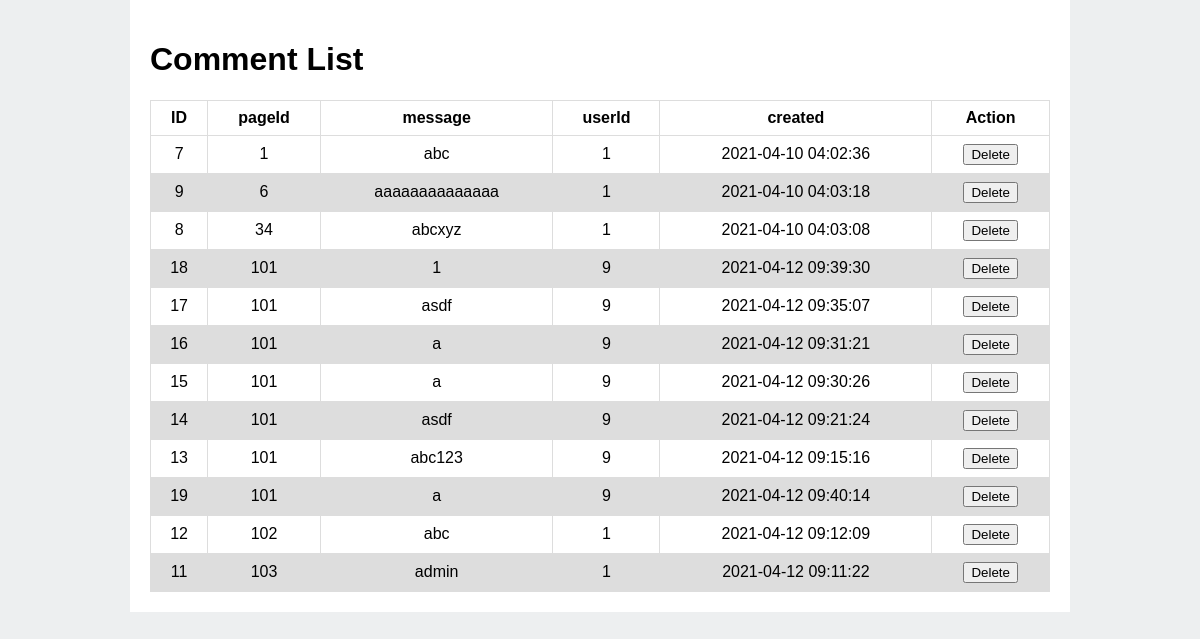
Before: /admin/CommentList.php with the older database file.
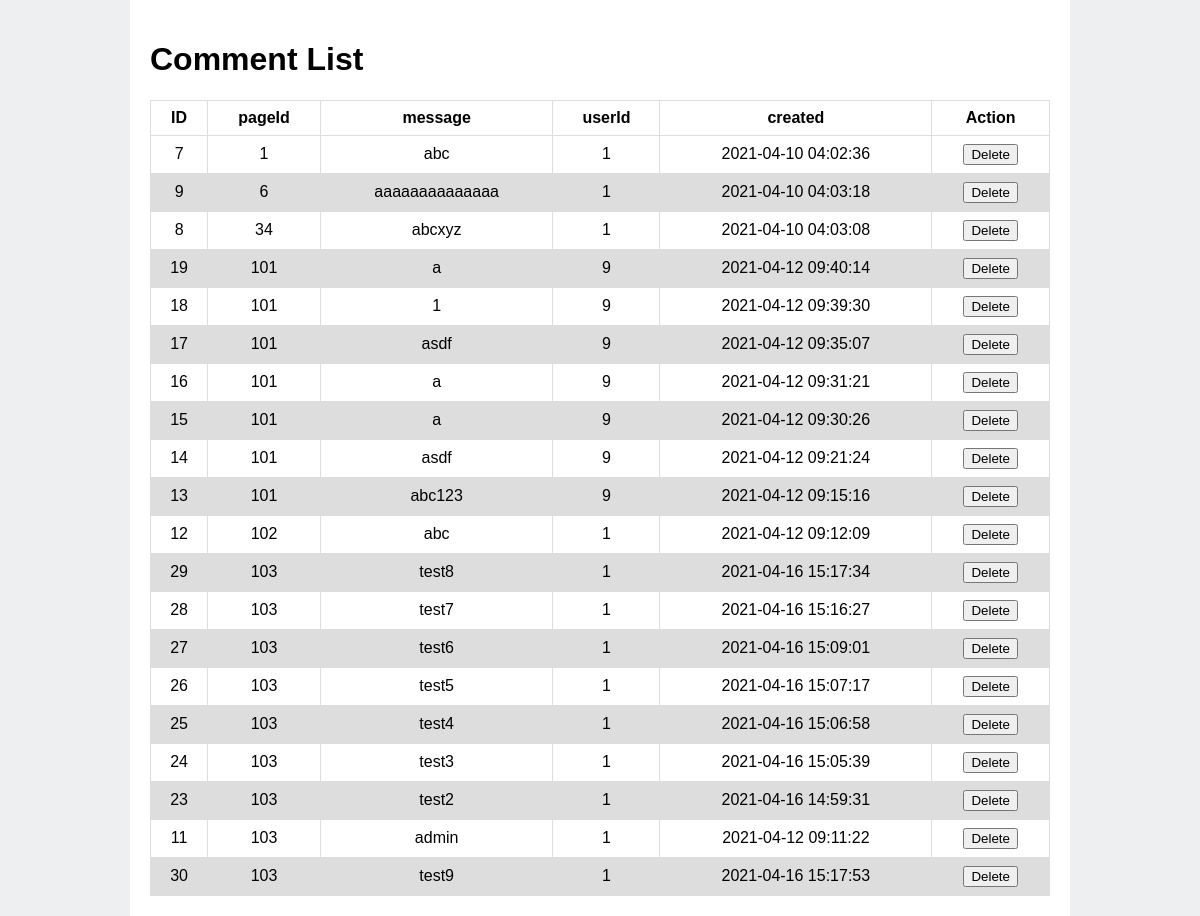
After: the same page with the newer database file.
### tables this page shows
CREATE TABLE `comments` (
  `id` int(11) NOT NULL,
  `message` varchar(200) NOT NULL,
  `userId` int(11) NOT NULL,
  `created` timestamp NOT NULL DEFAULT current_timestamp() ON UPDATE current_timestamp(),
  `pageId` int(11) UNSIGNED NOT NULL
);

### admin/CommentList.php (called while the page is built)
<?php
    require 'start.php';
    require MODEL_ROOT . '/getCommentList.php';
    require VIEW_ROOT . '/CommentView.php';
?>

### admin/model/getCommentList.php (called while the page is built)
<?php
    $comments = $db->query("
        SELECT *
        FROM comments
        ORDER BY pageId
    ")->fetchAll(PDO::FETCH_ASSOC);

### admin/views/CommentView.php (the view, shortened to what this page needs)
<!DOCTYPE html>
<html lang="en">
<head>
    <link rel="stylesheet" href="<?php echo BASE_VIEW; ?>assets/css/styles.css">
</head>
<body>
    <div class='wrapper'>
        <h1> Comment List </h1>
        <table>
        <thead>
            <tr>
                <th>ID</th>
                <th>pageId</th>
                <th>message</th>
                <th>userId</th>
                <th>created</th>
                <th colspan="2">Action</th>
            </tr>
        </thead>
            <?php foreach($comments as $row):?>
                <tr>
                    <td><?php echo $row['id'];?></td>
                    <td><?php echo $row['pageId'];?></td>
                    <td><?php echo $row['message'];?></td>
                    <td><?php echo $row['userId'];?></td>
                    <td><?php echo $row['created'];?></td>
                    <td>
                        <button onclick="deletePage(<?php echo $row['id']; ?>, this)">Delete</button>
                    </td>
                </tr>
            <?php endforeach;?>
        </table>
    </div>
</body>
</html>

### admin/views/assets/css/styles.css (style rules this page uses)
body { font: 1em "Helveltica", sans-serif; background-color: #edeff0; margin: 0; }
.wrapper { margin: 0 auto; padding: 20px; width: 100%; max-width: 900px; background-color: #fff; }
h1, h2, h3, h4, h5 { font-weight: 200%; }
table { font-family: arial, sans-serif; border-collapse: collapse; width: 100%; }
td { border: 1px solid #dddddd; text-align: center; padding: 8px; }
th { border: 1px solid #dddddd; text-align: center; padding: 8px; }
tr:nth-child(even) { background-color: #dddddd; }

Changed rows visible on the page:
shown differently, row unchanged: comments id 19: moves up the list
added comments: id "29", pageId "103", message "test8", userId "1", created "2021-04-16 15:17:34"
added comments: id "28", pageId "103", message "test7", userId "1", created "2021-04-16 15:16:27"
added comments: id "27", pageId "103", message "test6", userId "1", created "2021-04-16 15:09:01"
added comments: id "26", pageId "103", message "test5", userId "1", created "2021-04-16 15:07:17"
added comments: id "25", pageId "103", message "test4", userId "1", created "2021-04-16 15:06:58"
added comments: id "24", pageId "103", message "test3", userId "1", created "2021-04-16 15:05:39"
added comments: id "23", pageId "103", message "test2", userId "1", created "2021-04-16 14:59:31"
added comments: id "30", pageId "103", message "test9", userId "1", created "2021-04-16 15:17:53"
